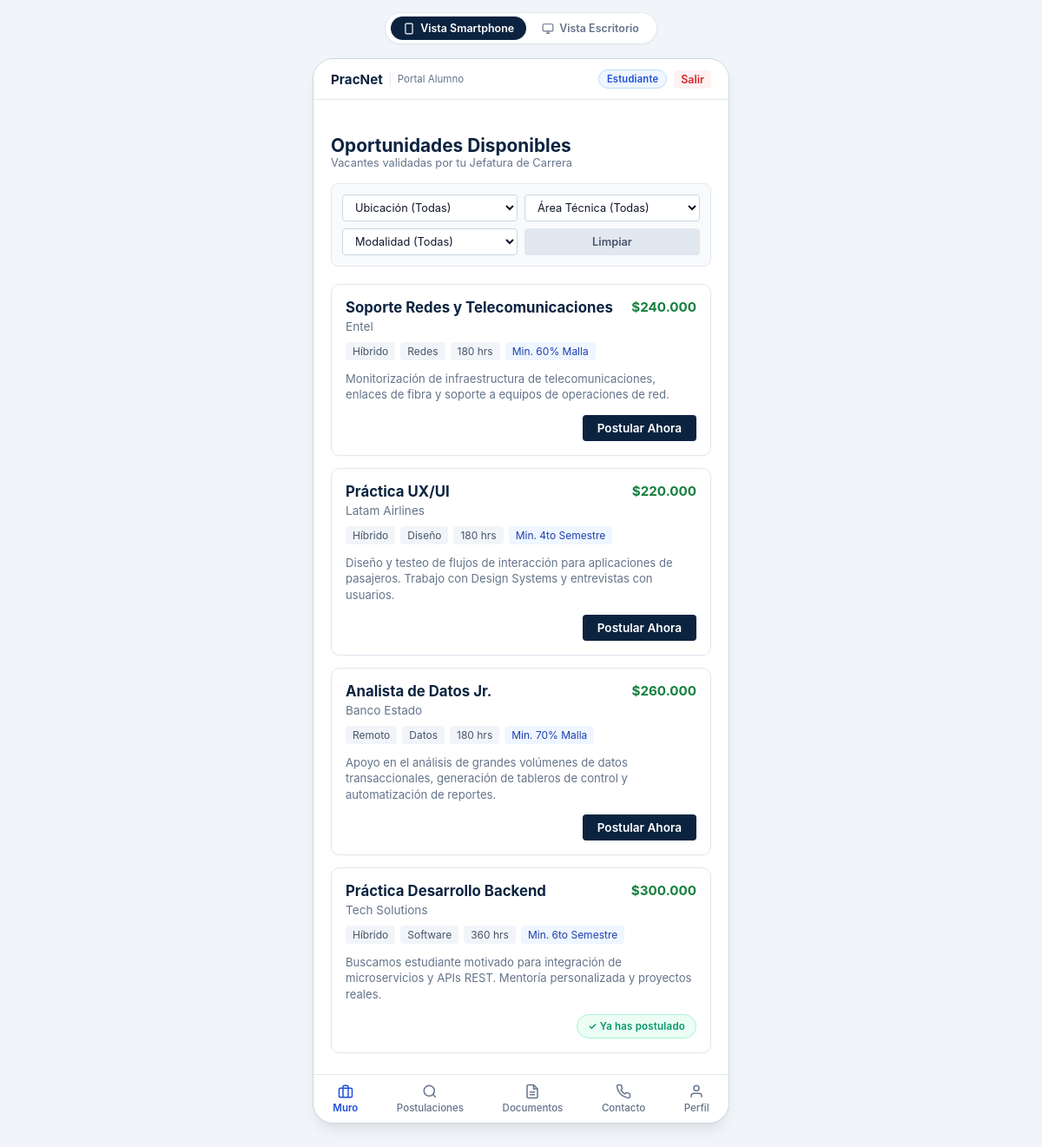
The app's page /estudiante/muro (signed in) with its own data.
### tables this page shows
CREATE TABLE oferta_practica (
            id INTEGER PRIMARY KEY AUTOINCREMENT,
            empresa_id INTEGER NOT NULL REFERENCES empresa(id) ON DELETE CASCADE,
            titulo TEXT NOT NULL,
            descripcion TEXT NOT NULL,
            requisito_academico TEXT DEFAULT 'Min. 70% Malla',
            min_avance_malla INTEGER DEFAULT 65,
            duracion_horas INTEGER DEFAULT 360,
            duracion_meses INTEGER DEFAULT 3,
            modalidad TEXT DEFAULT 'Híbrido' CHECK(modalidad IN ('Híbrido', 'Remoto', 'Presencial')),
            remunerada INTEGER DEFAULT 1,
            monto_remuneracion TEXT DEFAULT '$250.000',
            cupos INTEGER DEFAULT 2,
            habilidades_requeridas TEXT,
            ubicacion TEXT DEFAULT 'Santiago',
            area TEXT DEFAULT 'Tecnología',
            estado TEXT DEFAULT 'Activa' CHECK(estado IN ('Activa', 'Borrador', 'Cerrada')),
            fecha_publicacion TIMESTAMP DEFAULT CURRENT_TIMESTAMP
        , token_acceso TEXT);

CREATE TABLE empresa (
            id INTEGER PRIMARY KEY AUTOINCREMENT,
            usuario_id INTEGER REFERENCES usuario(id) ON DELETE SET NULL,
            nombre TEXT NOT NULL,
            area TEXT NOT NULL,
            direccion TEXT,
            correo_contacto TEXT,
            rut TEXT UNIQUE,
            convenio_vigente INTEGER DEFAULT 1,
            tasa_retencion INTEGER DEFAULT 35
        );

### app/routes_student.py (the view)
@student_bp.route('/muro')
def muro():
    area_filtro = request.args.get('area', '')
    modalidad_filtro = request.args.get('modalidad', '')
    ubicacion_filtro = request.args.get('ubicacion', '')
    with get_db() as conn:
        cursor = conn.cursor()
        estudiante_id = session.get('estudiante_id')
        cursor.execute("SELECT * FROM estudiante WHERE id = ?", (estudiante_id,))
        estudiante = cursor.fetchone()
        query = """
            SELECT o.*, e.nombre as empresa_nombre, e.area as empresa_area,
                   (SELECT id FROM postulacion WHERE estudiante_id = ? AND oferta_practica_id = o.id) as mi_postulacion_id
            FROM oferta_practica o
            JOIN empresa e ON o.empresa_id = e.id
            WHERE o.estado = 'Activa'
        """
        params = [estudiante_id]
        if area_filtro:
            query += " AND o.area = ?"
            params.append(area_filtro)
        if modalidad_filtro:
            query += " AND o.modalidad = ?"
            params.append(modalidad_filtro)
        if ubicacion_filtro:
            query += " AND o.ubicacion LIKE ?"
            params.append(f"%{ubicacion_filtro}%")
        query += " ORDER BY o.id DESC"
        cursor.execute(query, tuple(params))
        ofertas = cursor.fetchall()
        cursor.execute("SELECT DISTINCT area FROM oferta_practica WHERE estado = 'Activa'")
        areas = [r['area'] for r in cursor.fetchall()]
    return render_template(
        'student/muro.html',
        ofertas=ofertas,
        estudiante=estudiante,
        areas=areas,
        area_filtro=area_filtro,
        modalidad_filtro=modalidad_filtro,
        ubicacion_filtro=ubicacion_filtro
    )

### app/templates/student/muro.html (shortened to what this page needs)
{% extends 'base.html' %}
{% block student_content %}
<div style="margin-bottom: 16px;">
  <h2 style="font-size: 1.3rem; color: var(--primary-navy); font-weight: 700;">Oportunidades Disponibles</h2>
  <p style="font-size: 0.8rem; color: var(--text-muted);">Vacantes validadas por tu Jefatura de Carrera</p>
</div>
<form method="GET" action="{{ url_for('student.muro') }}" style="background: #f8fafc; border: 1px solid #e2e8f0; border-radius: 8px; padding: 12px; margin-bottom: 20px;">
  <div style="display: grid; grid-template-columns: 1fr 1fr; gap: 8px; margin-bottom: 8px;">
    <select name="ubicacion" class="form-control" style="font-size: 0.8rem; padding: 6px 10px;" onchange="this.form.submit()">
      <option value="">Ubicación (Todas)</option>
    </select>
    <select name="area" class="form-control" style="font-size: 0.8rem; padding: 6px 10px;" onchange="this.form.submit()">
      <option value="">Área Técnica (Todas)</option>
    </select>
  </div>
  <div style="display: grid; grid-template-columns: 1fr 1fr; gap: 8px;">
    <select name="modalidad" class="form-control" style="font-size: 0.8rem; padding: 6px 10px;" onchange="this.form.submit()">
      <option value="">Modalidad (Todas)</option>
    </select>
    <a href="{{ url_for('student.muro') }}" class="btn" style="background: #e2e8f0; color: #475569; font-size: 0.8rem; padding: 6px; text-align: center;">Limpiar</a>
  </div>
</form>
<div style="display: flex; flex-direction: column; gap: 14px;">
  {% for of in ofertas %}
  <div style="background: white; border: 1px solid #e2e8f0; border-radius: 10px; padding: 16px; box-shadow: 0 1px 3px rgba(0,0,0,0.03);">
    <div style="display: flex; justify-content: space-between; align-items: flex-start; margin-bottom: 4px;">
      <h3 style="font-size: 1.05rem; color: var(--primary-navy); font-weight: 700;">{{ of.titulo }}</h3>
      <span style="font-size: 0.95rem; font-weight: 700; color: #15803d;">
        {% if of.remunerada and of.monto_remuneracion %}
          {{ of.monto_remuneracion }}
        {% else %}
          Por definir
        {% endif %}
      </span>
    </div>
    <div style="color: var(--text-muted); font-size: 0.85rem; margin-bottom: 10px;">
      {{ of.empresa_nombre }}
    </div>
    <div style="display: flex; flex-wrap: wrap; gap: 6px; margin-bottom: 12px;">
      <span style="background: #f1f5f9; color: #475569; font-size: 0.75rem; padding: 3px 8px; border-radius: 4px;">{{ of.modalidad }}</span>
      <span style="background: #f1f5f9; color: #475569; font-size: 0.75rem; padding: 3px 8px; border-radius: 4px;">{{ of.area }}</span>
      <span style="background: #f1f5f9; color: #475569; font-size: 0.75rem; padding: 3px 8px; border-radius: 4px;">{{ of.duracion_horas }} hrs</span>
      <span style="background: #eff6ff; color: #1e40af; font-size: 0.75rem; padding: 3px 8px; border-radius: 4px;">{{ of.requisito_academico }}</span>
    </div>
    <p style="font-size: 0.82rem; color: #64748b; margin-bottom: 14px; line-height: 1.4;">
      {{ of.descripcion }}
    </p>
    <div style="display: flex; justify-content: flex-end; align-items: center;">
      {% if of.mi_postulacion_id %}
        <span class="badge badge-success" style="padding: 6px 12px;">✓ Ya has postulado</span>
      {% else %}
        <form method="POST" action="{{ url_for('student.postular', oferta_id=of.id) }}" style="margin: 0;">
          <button type="submit" class="btn btn-primary" style="padding: 6px 16px; font-size: 0.85rem; background-color: var(--primary-navy);">
            Postular Ahora
          </button>
        </form>
      {% endif %}
    </div>
  </div>
  {% endfor %}
</div>
{% endblock %}

### records on screen
oferta_practica: titulo "Soporte Redes y Telecomunicaciones", monto_remuneracion "$240.000", empresa_nombre "Entel", modalidad "Híbrido", area "Redes", duracion_horas "180", requisito_academico "Min. 60% Malla", descripcion "Monitorización de infraestructura de telecomunicaciones, enlaces de fibra y soporte a equipos de operaciones de red."
oferta_practica: titulo "Práctica UX/UI", monto_remuneracion "$220.000", empresa_nombre "Latam Airlines", modalidad "Híbrido", area "Diseño", duracion_horas "180", requisito_academico "Min. 4to Semestre", descripcion "Diseño y testeo de flujos de interacción para aplicaciones de pasajeros. Trabajo con Design Systems y entrevistas con usuarios."
oferta_practica: titulo "Analista de Datos Jr.", monto_remuneracion "$260.000", empresa_nombre "Banco Estado", modalidad "Remoto", area "Datos", duracion_horas "180", requisito_academico "Min. 70% Malla", descripcion "Apoyo en el análisis de grandes volúmenes de datos transaccionales, generación de tableros de control y automatización de reportes."
oferta_practica: titulo "Práctica Desarrollo Backend", monto_remuneracion "$300.000", empresa_nombre "Tech Solutions", modalidad "Híbrido", area "Software", duracion_horas "360", requisito_academico "Min. 6to Semestre", descripcion "Buscamos estudiante motivado para integración de microservicios y APIs REST. Mentoría personalizada y proyectos reales.", shows "✓ Ya has postulado"
